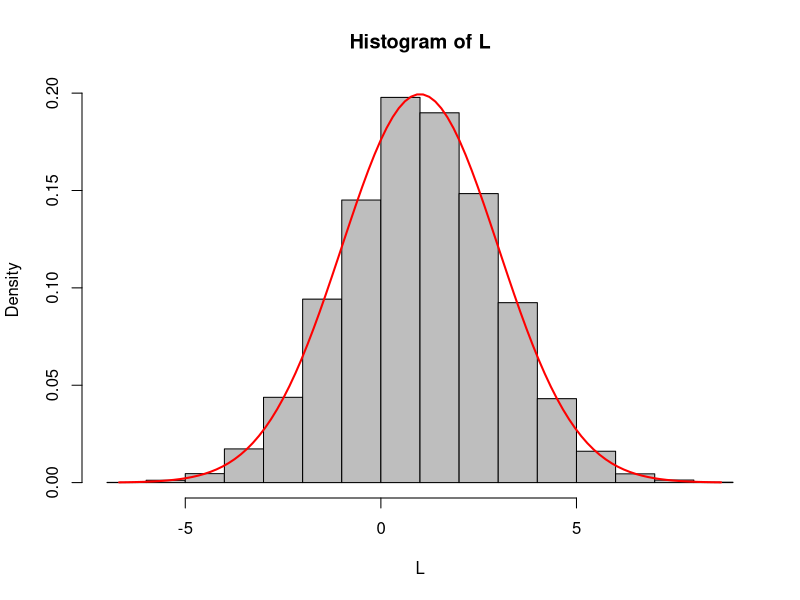

Recreate this plot in R.
# stawienie ziarna generatora liczb losowych na 123, co oznacza, że zawsze otrzymasz tę samą serię liczb losowych, kiedy użyjesz tego samego ziarna.
set.seed(123)
n <- 10000
# Tworzenie zmiennej mu, która jest ustawiona na wartość 1, co jest wartością średnią dla normalnego rozkładu
mu <- 1
# Tworzenie zmiennej sigma, która jest ustawiona na wartość 2, co jest odchyleniem standardowym dla normalnego rozkładu
sigma <- 2

# Wygenerowanie populacji L składającej się z n elementów, które są losowymi liczbami z normalnego rozkładu z wartością średnią mu i odchyleniem standardowym sigma.
L <- rnorm(n, mean = mu, sd = sigma)

# Rysowanie histogramu populacji L, z flagą probability = TRUE, co oznacza, że histogram jest wyświetlany jako gęstość, kolorem wypełnienia jest szary i tytułem wykresu jest "Histogram of L".
hist(L, probability = TRUE, col = "gray", main = "Histogram of L")
#  Tworzenie wektora x składającego się z 100 punktów od najmniejszej wartości w populacji L do największej wartości w populacji L.
x <- seq(min(L), max(L), length.out = 100)
# Obliczenie wartości funkcji gęstości normalnej z wartością średnią mu i odchyleniem standardowym sigma dla każdego punktu wektora x.
y <- dnorm(x, mean = mu, sd = sigma)
# Rysowanie linii łączącej punkty wektora x i y w k
lines(x, y, col = "red", lwd = 2)



sample_size <- 100
# wywołuje funkcję sample(), aby pobrać losowy podzbiór sample_size (100) wartości z wektora L. Indeksy tych wartości są zapisywane w zmiennej sample_index.
sample_index <- sample(1:length(L), size=sample_size, replace=TRUE)
# używam indeksów z sample_index do wybrania wartości z wektora L i przypisuje je do zmiennej sample_L.
sample_L <- L[sample_index]

# Wewnątrz funkcji ad_test, tworzymy zmienną n, która przechowuje długość wejściowej tablicy x.
ad_test <- function(x) {
  n <- length(x)
  # Sortujemy wejściową tablicę x.
  x <- sort(x)
  # Deklarowana jest zmienna epsilon (eps) z wartością 0.00001.
  eps <- 0.00001
  # Tworzymy zmienną z, która jest wartością kwantyla normalnego, zwracaną przez funkcję qnorm dla każdego elementu z zakresu 1 do n, podzielonego przez n.
  z <- qnorm((1:n - 0.5) / n)
  # Tworzymy zmienną y, która jest wartością kwantyla normalnego, zwracaną przez funkcję qnorm dla funkcji rank dla elementów z sortowanej tablicy x, podzielonego przez n.
  y <- qnorm((rank(x) - 0.5) / n)
  # Tworzymy zmienną A2, która jest sumą dwóch logarytmów, skalowana i mnożona przez odpowiednie współczynniki.
  A2 <- -n - (1/n) * sum((2 * (1:n) - 1) * log(abs(y) + eps) + (2 * (n:1) - 1) * log(abs(y - z) + eps))
  # Tworzymy zmienną "p_value", która jest wartością funkcji pnorm, dla wartości A2 podniesionej do kwadratu i podzielonej przez pierwiastek z dwóch logarytmów, odejmując jedynkę.
  p_value <- pnorm(sqrt(n) * (A2 / sqrt(2 * log(n)) - 1))
  return(p_value)
}

p_value <- ad_test(sample_L)

# W następnym kroku, sprawdzamy czy wartość "p_value" jest mniejsza od 0.05.
if (p_value < 0.05) {
  # odrzucamy hipotezę o rozkładzie normalnym
  cat("odrzucamy hipotezę o rozkładzie normalnym")
  
} else {
  # nie ma podstaw do odrzucenia hipotezy o rozkładzie normalnym
  cat("nie ma podstaw do odrzucenia hipotezy o rozkładzie normalnym")
}


# Obliczyć estymator wartości oczekiwanej µ dla uzyskanej próby:
średnia_próby <- mean(sample_L)

# Obliczyć estymator wariancji σ^2 dla uzyskanej próby:
wariancja_próby <- var(sample_L)

# Określić liczbę stopni swobody dla próby:
stopnie_swobody <- sample_size - 1

# Wyznaczyć kwantyle z rozkładu t-Studenta z liczbą stopni swobody równą liczbie stopni swobody z kroku 3:
kwantyle <- qt(0.025, df=stopnie_swobody)

# Obliczyć górną i dolną granicę przedziału ufności dla wartości oczekiwanej µ:
górna_granica_μ <- średnia_próby + kwantyle * sqrt(wariancja_próby / sample_size)
dolna_granica_μ <- średnia_próby - kwantyle * sqrt(wariancja_próby / sample_size)

# Obliczyć górną i dolną granicę przedziału ufności dla wariancji σ^2:
górna_granica_σ2 <- ((sample_size - 1) * wariancja_próby) / qchisq(0.975, df=stopnie_swobody)
dolna_granica_σ2 <- ((sample_size - 1) * wariancja_próby) / qchisq(0.025, df=stopnie_swobody)

# Wynikiem jest przedział ufności dla wartości oczekiwanej µ: (dolna_granica_μ, górna_granica_μ) i dla wariancji σ^2: (dolna_granica_σ2, górna_granica_σ2).


# wnioski

# Tworzyę populację "L" składającą się z 10000 losowych liczb z normalnego rozkładu o wartości średniej 1 i odchyleniu standardowym 2. Następnie tworzy histogram tej populacji i wyświetla ją jako gęstość z szarym kolorem wypełnienia. Następnie tworzy wektor "x" z 100 punktami i oblicza wartości funkcji gęstości normalnej dla każdego punktu wektora. Wreszcie, wyświetla linię łączącą punkty wektora "x" i "y" w czerwonym kolorze.

# Następnie testujemy hipoteże o rozkładzie normalnym dla próbki (subset) wektora "L". Najpierw, funkcja "sample" jest wywoływana, aby pobrać losowy podzbiór 100 wartości z wektora L. Indeksy tych wartości są zapisywane w zmiennej "sample_index". Następnie, te indeksy są używane do wybrania wartości z wektora L i przypisywania ich do zmiennej "sample_L". Funkcja "ad_test" jest następnie wywoływana dla "sample_L", a jej wynik (wartość "p_value") jest sprawdzany, aby określić, czy hipoteza o rozkładzie normalnym jest odrzucona, czy też nie. Jeśli wartość "p_value" jest mniejsza niż 0.05, hipoteza o rozkładzie normalnym jest odrzucona, w przeciwnym razie nie ma podstaw do jej odrzucenia.

# Na końcu wyznaczam estymatory wartości oczekiwanej (µ) i wariancji (σ^2) dla uzyskanej próby "sample_L". Wartość oczekiwana jest obliczana jako średnia arytmetyczna elementów w próbie (mean(sample_L)), a wariancja jako wariancja populacji (var(sample_L)).
# Następnie określana jest liczba stopni swobody (sample_size-1), które są używane do wyznaczenia kwantyli z rozkładu t-Studenta (qt(0.025, df=stopnie_swobody)).
# Ostatnie kroki polegają na obliczeniu górnej i dolnej granicy przedziału ufności dla wartości oczekiwanej (μ) i wariancji (σ^2). Wartość oczekiwana jest estymowana poprzez dodanie lub odejmowanie kwantyla t-Studenta od średniej arytmetycznej próby. Wartość wariancji jest estymowana poprzez obliczenie wartości (sample_size-1) * wariancja_próby) / kwantyla chi-kwadrat (qchisq(0.975, df=stopnie_swobody)).